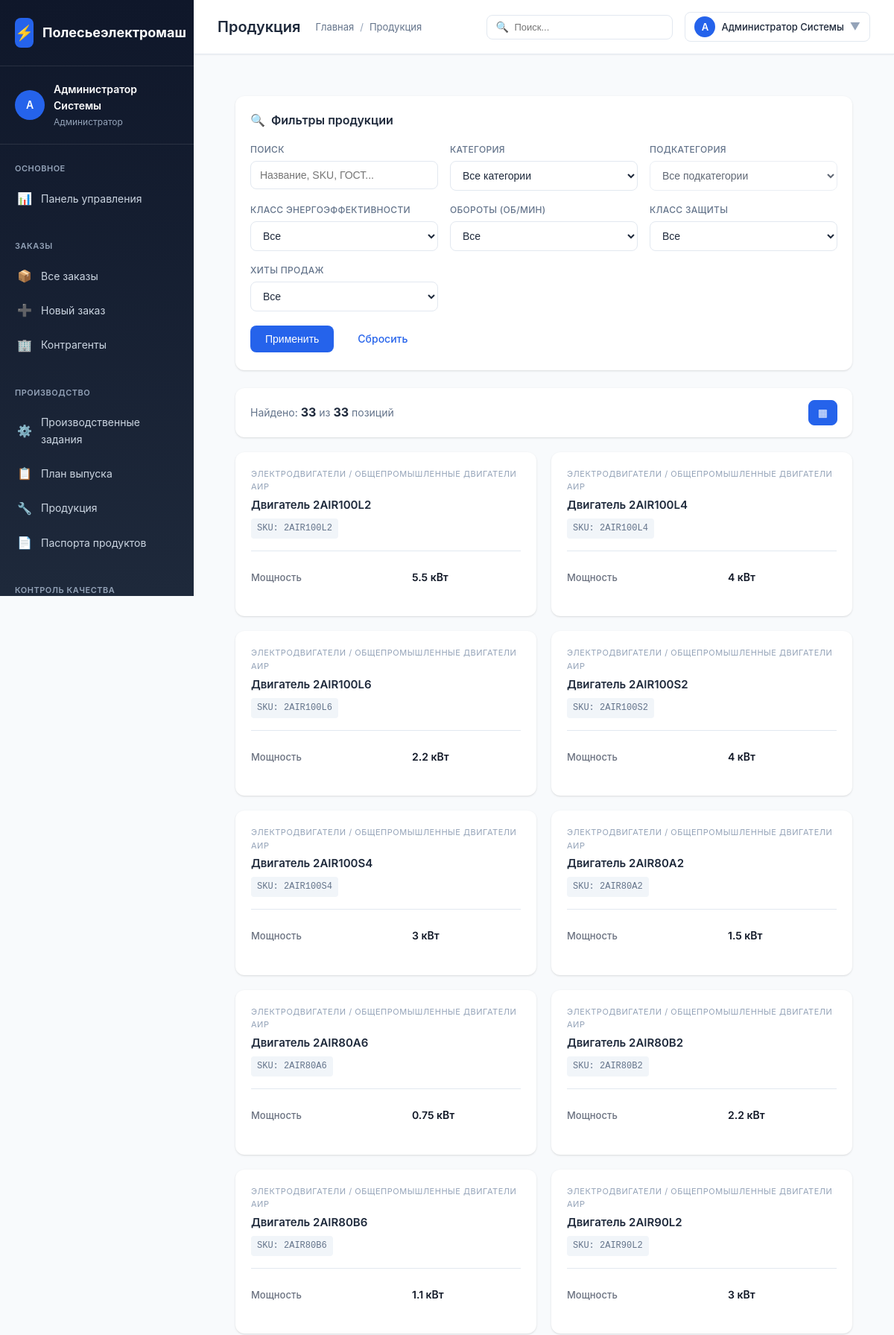
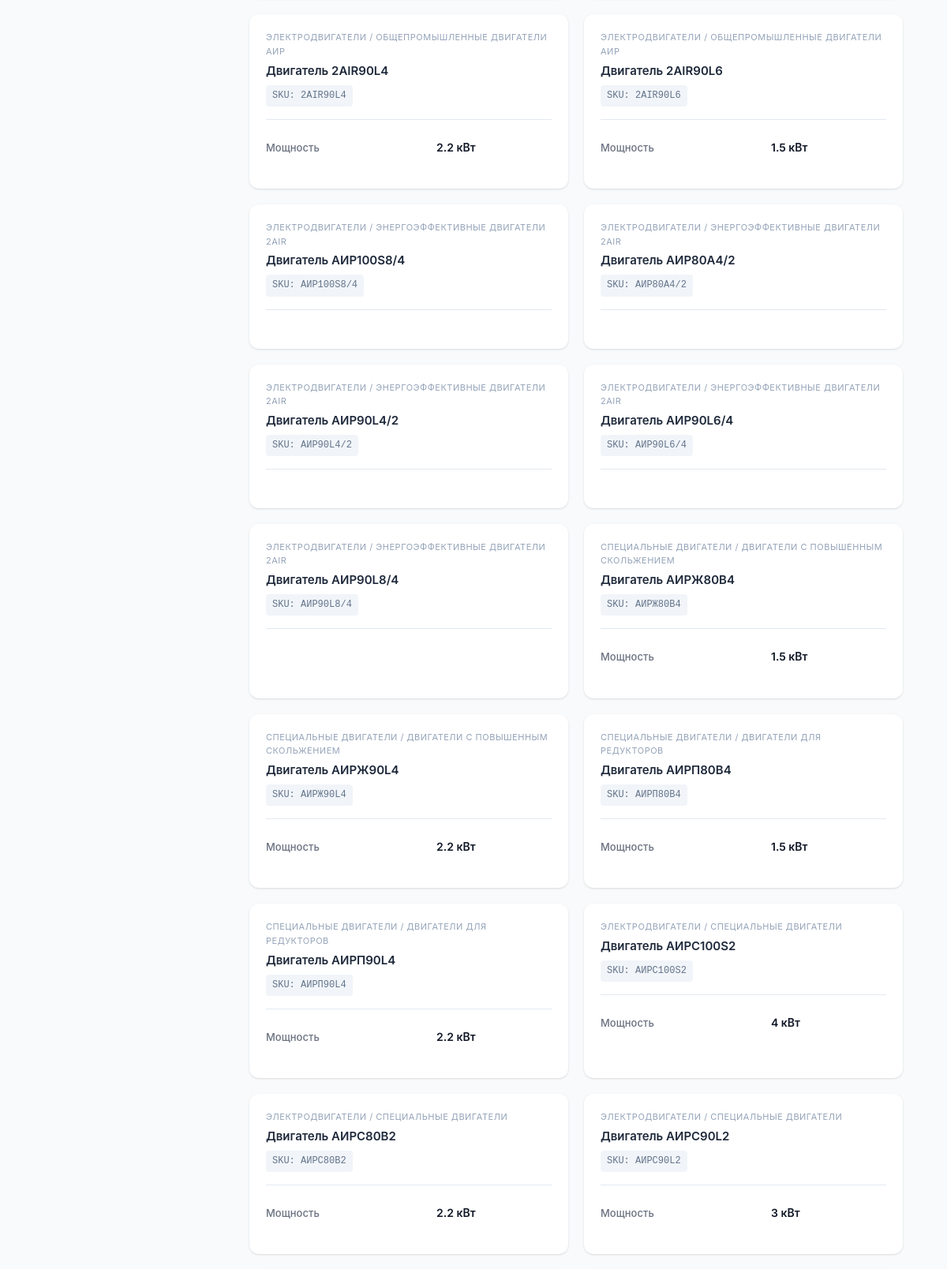
The app's page /polesie/modules/warehouse/production.php (signed in, upper part) with its own data (2 pictures, top to bottom).
### tables this page shows
CREATE TABLE `users` (
  `id` INT AUTO_INCREMENT PRIMARY KEY,
  `username` VARCHAR(50) NOT NULL UNIQUE,
  `password_hash` VARCHAR(255) NOT NULL,
  `full_name` VARCHAR(100) NOT NULL,
  `email` VARCHAR(100),
  `role_id` INT,
  `is_active` BOOLEAN DEFAULT TRUE,
  `created_at` TIMESTAMP DEFAULT CURRENT_TIMESTAMP,
  CONSTRAINT `fk_users_role` FOREIGN KEY (`role_id`) REFERENCES `user_roles`(`id`) ON DELETE SET NULL
);

CREATE TABLE `user_roles` (
  `id` INT AUTO_INCREMENT PRIMARY KEY,
  `name` VARCHAR(100) NOT NULL,
  `code` VARCHAR(50) NOT NULL UNIQUE,
  `description` TEXT,
  `permissions` JSON
);

CREATE TABLE `products` (
  `id` INT AUTO_INCREMENT PRIMARY KEY,
  `article` VARCHAR(50) NOT NULL UNIQUE,
  `name` VARCHAR(200) NOT NULL,
  `category_id` INT,
  `base_unit_id` INT,
  `specifications` JSON,
  `image` VARCHAR(255),
  `base_price` DECIMAL(15,2),
  `currency` CHAR(3) DEFAULT 'BYN',
  `is_active` BOOLEAN DEFAULT TRUE,
  `created_at` TIMESTAMP DEFAULT CURRENT_TIMESTAMP,
  CONSTRAINT `fk_prod_category` FOREIGN KEY (`category_id`) REFERENCES `product_categories`(`id`) ON DELETE SET NULL,
  CONSTRAINT `fk_prod_unit` FOREIGN KEY (`base_unit_id`) REFERENCES `base_units`(`id`) ON DELETE SET NULL
);

### polesie/modules/warehouse/production.php (the view, shortened to what the rows shown need)
<?php
require_once __DIR__ . '/../../config/config.php';
require_once __DIR__ . '/../../includes/auth.php';
$user = getCurrentUser();
$pdo = getDbConnection();
$pageTitle = 'Продукция';
$allProducts = [];
try {
    try {
        $sql = "SELECT p.*,
                       pc.name as category_name,
                       pc.parent_id as category_parent_id,
                       parent_cat.name as parent_category_name,
                       bu.name as unit_name
                FROM products p
                LEFT JOIN product_categories pc ON p.category_id = pc.id
                LEFT JOIN product_categories parent_cat ON pc.parent_id = parent_cat.id
                LEFT JOIN base_units bu ON p.base_unit_id = bu.id
                WHERE (p.is_active = TRUE OR p.is_active IS NULL OR p.is_active = 1)
                ORDER BY p.name ASC";
        $stmt = $pdo->query($sql);
        $dbProducts = $stmt->fetchAll(PDO::FETCH_ASSOC);
        foreach ($dbProducts as $prod) {
            $specs = [];
            if (!empty($prod['specifications'])) {
                $specsData = json_decode($prod['specifications'], true);
                if (is_array($specsData)) {
                    $specs = $specsData;
                }
            }
            if (isset($specs['мощность_квт'])) {
                $prod['power_kw'] = is_numeric($specs['мощность_квт']) ? floatval($specs['мощность_квт']) : $specs['мощность_квт'];
            }
            if (isset($specs['напряжение_в'])) {
                $prod['voltage_v'] = is_numeric($specs['напряжение_в']) ? intval($specs['напряжение_в']) : $specs['напряжение_в'];
            }
            $powerKw = !empty($prod['power_kw']) ? $prod['power_kw'] : ($specs['power_kw'] ?? $specs['мощность_квт'] ?? null);
            $rpm = !empty($prod['rpm']) ? $prod['rpm'] : ($specs['rpm'] ?? $specs['обороты_мин'] ?? null);
            $voltageV = !empty($prod['voltage_v']) ? $prod['voltage_v'] : ($specs['voltage_v'] ?? $specs['напряжение_в'] ?? null);
            $efficiencyClass = !empty($prod['efficiency_class']) ? $prod['efficiency_class'] : ($specs['efficiency_class'] ?? $specs['класс_эффективности'] ?? null);
            $shaftHeightMm = !empty($prod['shaft_height_mm']) ? $prod['shaft_height_mm'] : ($specs['shaft_height_mm'] ?? $specs['высота_оси_мм'] ?? $specs['габарит'] ?? null);
            $protectionClassInput = !empty($prod['protection_class']) ? $prod['protection_class'] : ($specs['protection_class'] ?? $specs['степень_защиты'] ?? '');
            $mountingVersionsInput = !empty($prod['mounting_versions']) ? $prod['mounting_versions'] : (isset($specs['mounting_versions']) ? $specs['mounting_versions'] : (isset($specs['монтаж']) ? $specs['монтаж'] : ''));
            $protectionClass = !empty($protectionClassInput) ? $protectionClassInput : '';
            $mountingVersions = !empty($mountingVersionsInput) ? $mountingVersionsInput : '';
            $product = [
                'id' => $prod['id'],
                'sku' => $prod['article'],
                'code_gost' => !empty($prod['code_gost']) ? $prod['code_gost'] : '',
                'name_full' => !empty($prod['name']) ? $prod['name'] : ($prod['name_short'] ?? ''),
                'name_short' => !empty($prod['name_short']) ? $prod['name_short'] : ($prod['name'] ?? ''),
                'category_id' => $prod['category_id'],
                'category_parent_id' => $prod['category_parent_id'],
                'parent_category' => [
                    'id' => $prod['category_parent_id'],
                    'name_ru' => $prod['parent_category_name'] ?? ($prod['category_name'] ?? '')
                ],
                'subcategory' => [
                    'id' => $prod['category_id'],
                    'name_ru' => $prod['category_name'] ?? ''
                ],
                'specs' => [
                    'power_kw' => $powerKw,
                    'power_kw_min' => $specs['power_kw_min'] ?? $specs['мощность_квт_min'] ?? null,
                    'power_kw_max' => $specs['power_kw_max'] ?? $specs['мощность_квт_max'] ?? null,
                    'rpm' => $rpm,
                    'voltage_v' => $voltageV,
                    'efficiency_class' => $efficiencyClass,
                    'shaft_height_mm' => $shaftHeightMm,
                    'protection_class' => $protectionClass ? (is_array($protectionClass) ? $protectionClass : explode(',', $protectionClass)) : [],
                    'mounting_versions' => $mountingVersions ? (is_array($mountingVersions) ? $mountingVersions : explode(',', $mountingVersions)) : []
                ],
                'is_bestseller' => !empty($prod['is_bestseller']),
                'is_serial_tracked' => !empty($prod['is_serial_tracked']),
                'image' => $prod['image'] ?? null,
                'base_price' => $prod['base_price'] ?? 0,
                'currency' => $prod['currency'] ?? 'BYN',
                'is_active' => !empty($prod['is_active'])
            ];
            $allProducts[] = $product;
        }
    } catch (Exception $e) {
        error_log("Ошибка при загрузке продукции: " . $e->getMessage());
        error_log("SQL: " . $sql);
        error_log("Trace: " . $e->getTraceAsString());
        $allProducts = [];
    }
} catch (Exception $e) {
    error_log("Ошибка при загрузке справочников: " . $e->getMessage());
}
$filteredProducts = $allProducts;
$sortBy = $_GET['sort'] ?? 'name';
$sortOrder = $_GET['order'] ?? 'asc';
usort($filteredProducts, function($a, $b) use ($sortBy, $sortOrder) {
    $result = 0;
    switch ($sortBy) {
        case 'name':
            $result = strcmp($a['name_full'], $b['name_full']);
            break;
        case 'sku':
            $result = strcmp($a['sku'], $b['sku']);
            break;
        case 'category':
            $result = strcmp($a['parent_category']['name_ru'] ?? '', $b['parent_category']['name_ru'] ?? '');
            break;
        case 'power':
            $powerA = $a['specs']['power_kw'] ?? $a['specs']['power_kw_min'] ?? 0;
            $powerB = $b['specs']['power_kw'] ?? $b['specs']['power_kw_min'] ?? 0;
            $result = $powerA - $powerB;
            break;
    }
    return $sortOrder === 'desc' ? -$result : $result;
});
?>
<!DOCTYPE html>
<html lang="ru">
<head>
    <link rel="stylesheet" href="<?= asset('assets/css/style.css') ?>">
</head>
<body>
    <div class="app-container">
        <?php include BASE_PATH . '/includes/sidebar.php'; ?>
        <div class="main-content">
            <?php include BASE_PATH . '/includes/topbar.php'; ?>
            <div class="content-area">
<div class="production-page">
    <?php if (empty($filteredProducts)): ?>
        <div class="empty-state">
            <div class="empty-state-icon">📦</div>
            <h3>Продукция не найдена</h3>
            <p>Измените параметры фильтрации</p>
        </div>
    <?php else: ?>
        <div class="products-grid">
            <?php foreach ($filteredProducts as $product): ?>
                <?php
                $productJson = htmlspecialchars(json_encode($product, JSON_UNESCAPED_UNICODE), ENT_QUOTES, 'UTF-8');
                ?>
                <div class="product-card" data-product="<?= $productJson ?>" onclick="openProductModal(this)">
                    <div class="product-card-header">
                        <div>
                            <div class="product-category"><?= e($product['parent_category']['name_ru']) ?> / <?= e($product['subcategory']['name_ru']) ?></div>
                            <div class="product-name"><?= e($product['name_full']) ?></div>
                            <div class="product-sku">SKU: <?= e($product['sku']) ?> <?php if (!empty($product['code_gost'])): ?>| ГОСТ: <?= e($product['code_gost']) ?><?php endif; ?></div>
                        </div>
                    </div>
                    <div class="product-specs">
                        <?php
                        $specs = $product['specs'] ?? [];
                        $displaySpecs = [];
                        $powerKw = $specs['power_kw'] ?? $specs['мощность_квт'] ?? $specs['мощность_основная_квт'] ?? null;
                        $powerKwMin = $specs['power_kw_min'] ?? $specs['мощность_квт_min'] ?? null;
                        $powerKwMax = $specs['power_kw_max'] ?? $specs['мощность_квт_max'] ?? null;
                        if (!empty($powerKw)) {
                            $displaySpecs[] = ['label' => 'Мощность', 'value' => $powerKw . ' кВт'];
                        }
                        $voltageV = $specs['voltage_v'] ?? $specs['напряжение_в'] ?? null;
                        if (!empty($voltageV)) {
                            $displaySpecs[] = ['label' => 'Напряжение', 'value' => $voltageV . ' В'];
                        }
                        foreach ($displaySpecs as $spec):
                        ?>
                        <div class="spec-row">
                            <span class="spec-label"><?= e($spec['label']) ?></span>
                            <span class="spec-value"><?= e($spec['value']) ?></span>
                        </div>
                        <?php endforeach; ?>
                    </div>
                </div>
            <?php endforeach; ?>
        </div>
    <?php endif; ?>
</div>
</div>
        </div>
    </div>
</body>
</html>

### polesie/includes/sidebar.php (shortened to what the rows shown need)
<div class="sidebar">
    <div class="sidebar-user">
        <div class="sidebar-user-info">
            <div class="sidebar-user-avatar">
                <?= mb_substr($user['full_name'], 0, 1) ?>
            </div>
            <div class="sidebar-user-details">
                <div class="sidebar-user-name"><?= e($user['full_name']) ?></div>
                <div class="sidebar-user-role"><?= e($user['role_name']) ?></div>
            </div>
        </div>
    </div>
</div>

### polesie/includes/topbar.php (shortened to what the rows shown need)
<div class="topbar">
    <div class="topbar-left">
        <h1 class="topbar-title"><?= e($pageTitle) ?></h1>
    </div>
    <div class="topbar-right">
        <div style="position: relative;">
            <div class="topbar-action" onclick="toggleProfileMenu()" style="width: auto; padding: 8px 12px; gap: 8px;">
                <div style="width: 28px; height: 28px; background: var(--primary-color); border-radius: 50%; display: flex; align-items: center; justify-content: center; color: white; font-size: 13px; font-weight: 600;">
                    <?= mb_substr($user['full_name'], 0, 1) ?>
                </div>
                <span style="font-size: 13px; font-weight: 500;"><?= e($user['full_name']) ?></span>
                <span style="color: var(--text-muted);">▼</span>
            </div>
        </div>
    </div>
</div>

### records on screen
users: full_name "А", full_name "Администратор Системы", role.name "Администратор"
products: name_ru "ЭЛЕКТРОДВИГАТЕЛИ", name_ru "ОБЩЕПРОМЫШЛЕННЫЕ ДВИГАТЕЛИ АИР", name "Двигатель 2AIR100L2", article "2AIR100L2", label "Мощность", value "5.5 кВт"
products: name_ru "ЭЛЕКТРОДВИГАТЕЛИ", name_ru "ОБЩЕПРОМЫШЛЕННЫЕ ДВИГАТЕЛИ АИР", name "Двигатель 2AIR100L4", article "2AIR100L4", label "Мощность", value "4 кВт"
products: name_ru "ЭЛЕКТРОДВИГАТЕЛИ", name_ru "ОБЩЕПРОМЫШЛЕННЫЕ ДВИГАТЕЛИ АИР", name "Двигатель 2AIR100L6", article "2AIR100L6", label "Мощность", value "2.2 кВт"
products: name_ru "ЭЛЕКТРОДВИГАТЕЛИ", name_ru "ОБЩЕПРОМЫШЛЕННЫЕ ДВИГАТЕЛИ АИР", name "Двигатель 2AIR100S2", article "2AIR100S2", label "Мощность", value "4 кВт"
products: name_ru "ЭЛЕКТРОДВИГАТЕЛИ", name_ru "ОБЩЕПРОМЫШЛЕННЫЕ ДВИГАТЕЛИ АИР", name "Двигатель 2AIR100S4", article "2AIR100S4", label "Мощность", value "3 кВт"
products: name_ru "ЭЛЕКТРОДВИГАТЕЛИ", name_ru "ОБЩЕПРОМЫШЛЕННЫЕ ДВИГАТЕЛИ АИР", name "Двигатель 2AIR80A2", article "2AIR80A2", label "Мощность", value "1.5 кВт"
products: name_ru "ЭЛЕКТРОДВИГАТЕЛИ", name_ru "ОБЩЕПРОМЫШЛЕННЫЕ ДВИГАТЕЛИ АИР", name "Двигатель 2AIR80A6", article "2AIR80A6", label "Мощность", value "0.75 кВт"
products: name_ru "ЭЛЕКТРОДВИГАТЕЛИ", name_ru "ОБЩЕПРОМЫШЛЕННЫЕ ДВИГАТЕЛИ АИР", name "Двигатель 2AIR80B2", article "2AIR80B2", label "Мощность", value "2.2 кВт"
products: name_ru "ЭЛЕКТРОДВИГАТЕЛИ", name_ru "ОБЩЕПРОМЫШЛЕННЫЕ ДВИГАТЕЛИ АИР", name "Двигатель 2AIR80B6", article "2AIR80B6", label "Мощность", value "1.1 кВт"
products: name_ru "ЭЛЕКТРОДВИГАТЕЛИ", name_ru "ОБЩЕПРОМЫШЛЕННЫЕ ДВИГАТЕЛИ АИР", name "Двигатель 2AIR90L2", article "2AIR90L2", label "Мощность", value "3 кВт"
products: name_ru "ЭЛЕКТРОДВИГАТЕЛИ", name_ru "ОБЩЕПРОМЫШЛЕННЫЕ ДВИГАТЕЛИ АИР", name "Двигатель 2AIR90L4", article "2AIR90L4", label "Мощность", value "2.2 кВт"
products: name_ru "ЭЛЕКТРОДВИГАТЕЛИ", name_ru "ОБЩЕПРОМЫШЛЕННЫЕ ДВИГАТЕЛИ АИР", name "Двигатель 2AIR90L6", article "2AIR90L6", label "Мощность", value "1.5 кВт"
products: name_ru "ЭЛЕКТРОДВИГАТЕЛИ", name_ru "ЭНЕРГОЭФФЕКТИВНЫЕ ДВИГАТЕЛИ 2AIR", name "Двигатель АИР100S8/4", article "АИР100S8/4"
products: name_ru "ЭЛЕКТРОДВИГАТЕЛИ", name_ru "ЭНЕРГОЭФФЕКТИВНЫЕ ДВИГАТЕЛИ 2AIR", name "Двигатель АИР80А4/2", article "АИР80А4/2"
products: name_ru "ЭЛЕКТРОДВИГАТЕЛИ", name_ru "ЭНЕРГОЭФФЕКТИВНЫЕ ДВИГАТЕЛИ 2AIR", name "Двигатель АИР90L4/2", article "АИР90L4/2"
products: name_ru "ЭЛЕКТРОДВИГАТЕЛИ", name_ru "ЭНЕРГОЭФФЕКТИВНЫЕ ДВИГАТЕЛИ 2AIR", name "Двигатель АИР90L6/4", article "АИР90L6/4"
products: name_ru "ЭЛЕКТРОДВИГАТЕЛИ", name_ru "ЭНЕРГОЭФФЕКТИВНЫЕ ДВИГАТЕЛИ 2AIR", name "Двигатель АИР90L8/4", article "АИР90L8/4"
products: name_ru "СПЕЦИАЛЬНЫЕ ДВИГАТЕЛИ", name_ru "ДВИГАТЕЛИ С ПОВЫШЕННЫМ СКОЛЬЖЕНИЕМ", name "Двигатель АИРЖ80В4", article "АИРЖ80В4", label "Мощность", value "1.5 кВт"
products: name_ru "СПЕЦИАЛЬНЫЕ ДВИГАТЕЛИ", name_ru "ДВИГАТЕЛИ С ПОВЫШЕННЫМ СКОЛЬЖЕНИЕМ", name "Двигатель АИРЖ90L4", article "АИРЖ90L4", label "Мощность", value "2.2 кВт"
products: name_ru "СПЕЦИАЛЬНЫЕ ДВИГАТЕЛИ", name_ru "ДВИГАТЕЛИ ДЛЯ РЕДУКТОРОВ", name "Двигатель АИРП80В4", article "АИРП80В4", label "Мощность", value "1.5 кВт"
products: name_ru "СПЕЦИАЛЬНЫЕ ДВИГАТЕЛИ", name_ru "ДВИГАТЕЛИ ДЛЯ РЕДУКТОРОВ", name "Двигатель АИРП90L4", article "АИРП90L4", label "Мощность", value "2.2 кВт"
products: name_ru "ЭЛЕКТРОДВИГАТЕЛИ", name_ru "СПЕЦИАЛЬНЫЕ ДВИГАТЕЛИ", name "Двигатель АИРС100S2", article "АИРС100S2", label "Мощность", value "4 кВт"
products: name_ru "ЭЛЕКТРОДВИГАТЕЛИ", name_ru "СПЕЦИАЛЬНЫЕ ДВИГАТЕЛИ", name "Двигатель АИРС80В2", article "АИРС80В2", label "Мощность", value "2.2 кВт"
products: name_ru "ЭЛЕКТРОДВИГАТЕЛИ", name_ru "СПЕЦИАЛЬНЫЕ ДВИГАТЕЛИ", name "Двигатель АИРС90L2", article "АИРС90L2", label "Мощность", value "3 кВт"

### other values on screen
$pageTitle "Продукция"
count($filteredProducts) "33"
count($allProducts) "33"
